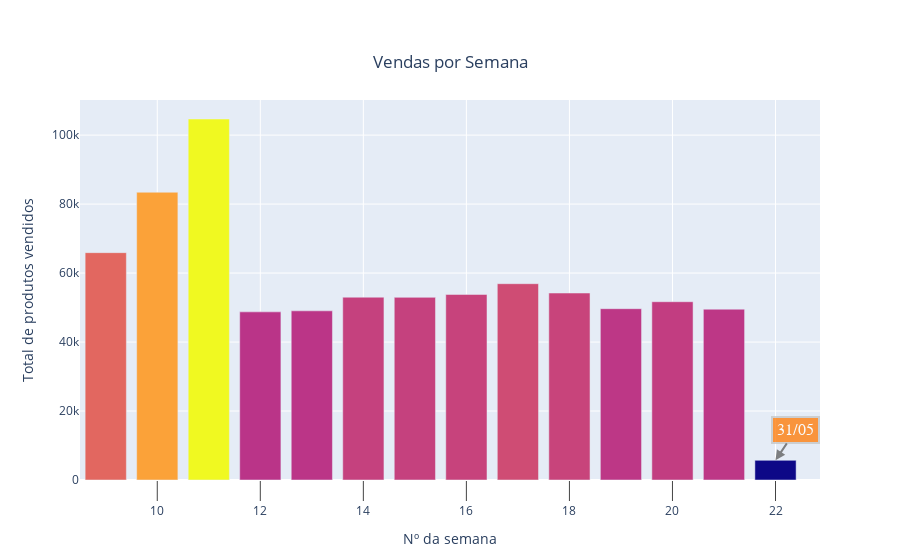
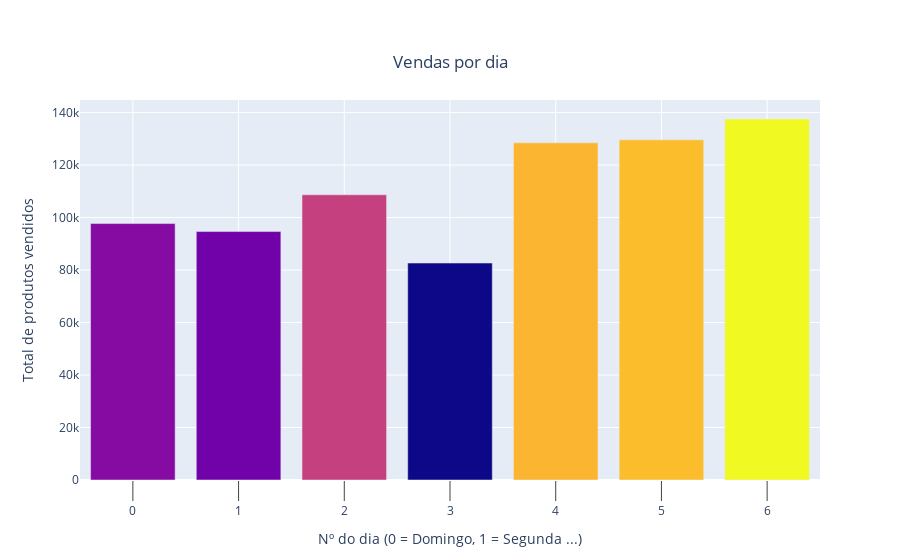

The notebook cell these images were saved under, in order:
### Code cell
df_new = dtexp.date_features(df_274_time_sale)
mesAgregado = pd.DataFrame(df_new.groupby("semana")["y"].sum()).reset_index().sort_values('y')
semanaAgregada = pd.DataFrame(df_new.groupby("num")["y"].sum()).reset_index().sort_values('num')
iplot(dtview.plot_dados_agregados_semana_mes(mesAgregado,tipo_agregacao='m',xaxes_title='Nº da semana',yaxis_title='Total de produtos vendidos',
                                      title='Vendas por Semana', hover='31/05'))
iplot(dtview.plot_dados_agregados_semana_mes(semanaAgregada,xaxes_title='Nº do dia (0 = Domingo, 1 = Segunda ...)',yaxis_title='Total de produtos vendidos',
                                      title='Vendas por dia'))

### Figure 1 — Plotly figure (JSON) as saved in the notebook; plotly's stock layout.template omitted (floating-point values rounded to 4 significant figures)
{"data": [{"marker": {"color": [5704, 48754, 49051, 49524, 49670, 51694, 52958, 53006, 53799, 54212, 56917, 65922, 83431, 104673]}, "name": "Vendas por Semana", "type": "bar", "x": ["22", "12", "13", "21", "19", "20", "15", "14", "16", "18", "17", "09", "10", "11"], "y": [5704, 48754, 49051, 49524, 49670, 51694, 52958, 53006, 53799, 54212, 56917, 65922, 83431, 104673]}], "layout": {"annotations": [{"align": "center", "arrowcolor": "#636363", "arrowhead": 2, "arrowsize": 1, "arrowwidth": 2, "ax": 20, "ay": -30, "bgcolor": "#ff7f0e", "bordercolor": "#c7c7c7", "borderpad": 4, "borderwidth": 2, "font": {"color": "#ffffff", "family": "Courier New, monospace", "size": 16}, "opacity": 0.8, "showarrow": true, "text": "31/05", "x": 22, "xref": "x", "y": 5704, "yref": "y"}], "barmode": "group", "showlegend": false, "title": {"text": "Vendas por Semana", "x": 0.5, "xanchor": "center", "y": 0.9, "yanchor": "top"}, "xaxis": {"showgrid": true, "ticklen": 20, "ticks": "outside", "tickson": "boundaries", "title": {"text": "Nº da semana"}}, "yaxis": {"title": {"text": "Total de produtos vendidos"}}}}

### Figure 2 — Plotly figure (JSON) as saved in the notebook; plotly's stock layout.template omitted (floating-point values rounded to 4 significant figures)
{"data": [{"marker": {"color": [97716, 94657, 108675, 82658, 128466, 129595, 137548]}, "name": "Vendas por dia", "type": "bar", "x": ["0", "1", "2", "3", "4", "5", "6"], "y": [97716, 94657, 108675, 82658, 128466, 129595, 137548]}], "layout": {"barmode": "group", "title": {"text": "Vendas por dia", "x": 0.5, "xanchor": "center", "y": 0.9, "yanchor": "top"}, "xaxis": {"showgrid": true, "ticklen": 20, "ticks": "outside", "tickson": "boundaries", "title": {"text": "Nº do dia (0 = Domingo, 1 = Segunda ...)"}}, "yaxis": {"title": {"text": "Total de produtos vendidos"}}}}
